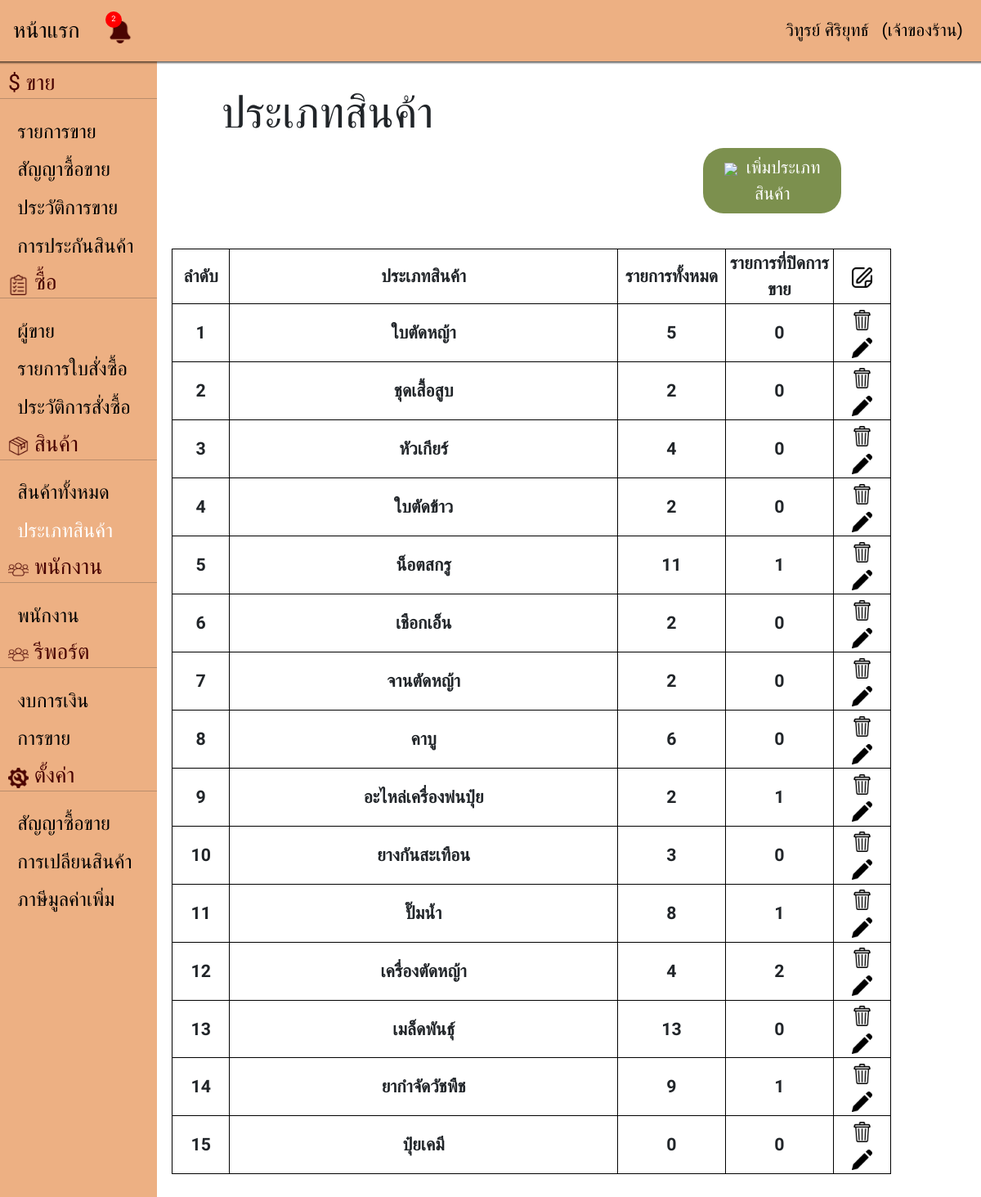
Screenshot of /category.php (signed in) with the database file from the repository.
### tables this page shows
CREATE TABLE `category_tb` (
  `category_id` int(3) NOT NULL COMMENT 'รหัสประเภทของสินค้า',
  `category_name` varchar(50) NOT NULL COMMENT 'ชื่อประเภทสินค้า'
);

### database/Connection.php (called while the page is built)
<?php
function Connection(){
    $servername = "localhost";
    $username = "root";
    $password = "";
    $database = "shop_pj";
    try {
        $conn = new PDO("mysql:host=$servername;dbname=$database", $username, $password);
        $conn->setAttribute(PDO::ATTR_ERRMODE, PDO::ERRMODE_EXCEPTION);
        $conn->query("SET NAMES UTF8");
        return $conn;
    } catch (PDOException $e) {
        throw new Exception("Connection failed: " . $e->getMessage());
    }
}

### database/Category.php (called while the page is built, shortened)
<?php
include_once("Connection.php");
include_once("Product.php");
class Category
{
    private $conn;
    function __construct()
    {
        $this->conn = Connection();
    }
    public function fetchAll()
    {
        try{
            $sql = "SELECT * FROM category_tb";
            $stmt = $this->conn->prepare($sql);
            $stmt->execute();
            $result = $stmt->fetchAll( PDO::FETCH_ASSOC);
            if (!$result) {
                return [];
            } else {
                return $result;
            }
        }catch (Exception $e) {
            http_response_code(500);
            echo strval($e);
        }
    }
    public function getCount($id, $on)
    {
        try{
            $products = new Product();
            $products = $products->fetchByCategoryId($id);
            $counts = 0;
            if ($on) {
                foreach ($products as $product) {
                    if (intval($product['sales_status']) === 0) {
                        $counts++;
                    }
                }
            } else {
                foreach ($products as $product) {
                    $counts++;
                }
            }
            return $counts;
        }catch (Exception $e) {
            http_response_code(500);
            echo strval($e);
        }
    }
}

### database/Product.php (called while the page is built, shortened)
<?php
include_once("Connection.php");
include_once('Category.php');
class Product
{
    private $conn;
    function __construct()
    {
        $this->conn = Connection();
    }
    public function fetchByCategoryId($id)
    {
        try {
            $sql = "SELECT C.*,P.* FROM category_tb C,product_tb P WHERE C.category_id = P.category_id AND C.category_id = ? ORDER BY P.product_name ASC";
            $stmt = $this->conn->prepare($sql);
            $stmt->bindParam(1, $id, PDO::PARAM_INT);
            $stmt->execute();
            $result = $stmt->fetchAll(PDO::FETCH_ASSOC);
            if (!$result) {
                return [];
            } else {
                return $result;
            }
        } catch (Exception $e) {
            http_response_code(500);
            echo strval($e);
        }
    }
}

### category.php (the view, shortened to what this page needs)
<!DOCTYPE html>
<html lang="en">
<head>
    <link href="./node_modules/bootstrap/dist/css/bootstrap.min.css" rel="stylesheet">
    <link rel="stylesheet" href="./src/css/category.css" />
    <link rel="stylesheet" href="./node_modules/sweetalert2/dist/sweetalert2.min.css" />
</head>
<?php
include_once('nav.php');
include_once "./database/Category.php";
include_once "./database/Product.php";
$category =  new Category();
$rows = $category->fetchAll();
?>
<body>
    <div class="row">
        <div class="col-1 Nbar min-vh-100"><?php include_once('bar.php'); ?></div>
        <div class="col-11">
            <div class="row main">
                <div class="col topic">
                    <h1>ประเภทสินค้า</h1>
                </div>
                <div class="row d-flex justify-content-end addproducttypebutton">
                    <div class="col-2">
                        <button class="submit btn" name="btCategory_click()" onclick="insert()"><img src="./src/images/plus.png" width="25">&nbsp เพิ่มประเภทสินค้า</button>
                    </div>
                </div>
            </div>
            <table class="col-11 tbproducttype">
                <thead>
                    <tr>
                        <th width=8%>ลำดับ</th>
                        <th width=54%>ประเภทสินค้า</th>
                        <th width=15%>รายการทั้งหมด</th>
                        <th width=15%>รายการที่ปิดการขาย</th>
                        <th width=8%><img src="./src/images/edit.png" width="25"></th>
                    </tr>
                </thead>
                <tbody id="categorytable">
                    <?php $i = 1;
                    foreach ($rows as $row) { ?>
                        <tr>
                            <th><?= $i ?></th>
                            <th id="text<?= $row['category_id'] ?>"><?= $row['category_name'] ?></th>
                            <th><?= number_format($category->getCount($row['category_id'], false)) ?></th>
                            <th><?= number_format($category->getCount($row['category_id'], true)) ?></th>
                            <th>
                                <button type="button" class="bgs" name="btDelete_click()" onclick="del(<?= $row['category_id'] ?>)"><img src="./src/images/icon-delete.png" width="25"></button>
                                <button type="button" class="bgs" name="btEdit_click()" onclick="edit(<?= $row['category_id'] ?>)"><img src="./src/images/icon-pencil.png" width="25"></button>
                            </th>
                        </tr>
                    <?php $i++;
                    } ?>
                </tbody>
            </table>
        </div>
</body>
</html>

### src/css/category.css (style rules this page uses)
* { font-family: 'IBM Plex Sans Thai', sans-serif; font-size: 16pt; }
.row { --bs-gutter-x: 0rem; }
.main { margin-top: 5rem; margin-left: 4rem; }
.Nbar { margin-top: 3.5rem; }
table, td, th { border: 1px solid black; text-align: center; }
table { border-collapse: collapse; width: 90%; }
th { height: 56px; }
.btn { border-radius: 25px 25px 25px 25px; font-size: 16pt; width: 100%; }
.bgs { border: 0ch; background-color: #fff; }
.submit { background-color: #7C904E; border: 0ch; color: white; }
.topic { margin-left: 4rem; }
.tbproducttype { width: 80%; margin: auto; margin-top: 2rem; margin-bottom: 4rem; }
.addproducttypebutton { margin-left: -8rem; }

### rows the page displays
category_tb: category_name "ใบตัดหญ้า", Count "5", Count "0"
category_tb: category_name "ชุดเสื้อสูบ", Count "2", Count "0"
category_tb: category_name "หัวเกียร์", Count "4", Count "0"
category_tb: category_name "ใบตัดข้าว", Count "2", Count "0"
category_tb: category_name "น็อตสกรู", Count "11", Count "1"
category_tb: category_name "เชือกเอ็น", Count "2", Count "0"
category_tb: category_name "จานตัดหญ้า", Count "2", Count "0"
category_tb: category_name "คาบู", Count "6", Count "0"
category_tb: category_name "อะไหล่เครื่องพ่นปุ๋ย", Count "2", Count "1"
category_tb: category_name "ยางกันสะเทือน", Count "3", Count "0"
category_tb: category_name "ปั๊มน้ำ", Count "8", Count "1"
category_tb: category_name "เครื่องตัดหญ้า", Count "4", Count "2"
category_tb: category_name "เมล็ดพันธุ์", Count "13", Count "0"
category_tb: category_name "ยากำจัดวัชพืช", Count "9", Count "1"
category_tb: category_name "ปุ๋ยเคมี", Count "0"

### other values shown
count($lost) "2"
$_SESSION['username'] "วิทูรย์ ศิริยุทธ์"
getFullRole($_SESSION['role']) "เจ้าของร้าน"
